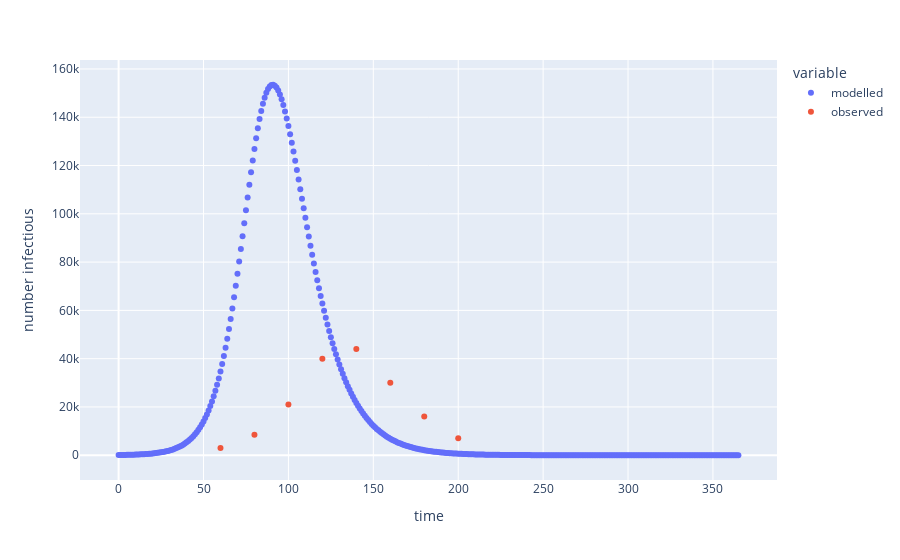

This figure's notebook cell:
### Markdown cell above
## Trial run

### Code cell
parameters = {
    "contact_rate": 0.2,
    "recovery_rate": 0.1,
    #"active_cases_dispersion": 0.5,
}

model_1.run(parameters)


pd.DataFrame(
    {
        "modelled": model_1.get_outputs_df()["infectious"],
        "observed": targets_data,
    }
).plot(kind="scatter", labels=output_labels)

### Figure 1 — Plotly figure (JSON) as saved in the notebook; plotly's stock layout.template omitted (floating-point values rounded to 4 significant figures; data arrays with more than 128 entries replaced by an {"elided": "..."} marker saying what was removed)
{"data": [{"hovertemplate": "variable=modelled<br>time=%{x}<br>number infectious=%{y}<extra></extra>", "legendgroup": "modelled", "marker": {"color": "#636efa", "symbol": "circle"}, "mode": "markers", "name": "modelled", "orientation": "v", "showlegend": true, "type": "scatter", "x": {"elided": "366 int values"}, "xaxis": "x", "y": {"elided": "366 float values"}, "yaxis": "y"}, {"hovertemplate": "variable=observed<br>time=%{x}<br>number infectious=%{y}<extra></extra>", "legendgroup": "observed", "marker": {"color": "#EF553B", "symbol": "circle"}, "mode": "markers", "name": "observed", "orientation": "v", "showlegend": true, "type": "scatter", "x": {"elided": "366 int values"}, "xaxis": "x", "y": {"elided": "366 int values"}, "yaxis": "y"}], "layout": {"legend": {"title": {"text": "variable"}, "tracegroupgap": 0}, "margin": {"t": 60}, "xaxis": {"anchor": "y", "domain": [0, 1], "title": {"text": "time"}}, "yaxis": {"anchor": "x", "domain": [0, 1], "title": {"text": "number infectious"}}}}
